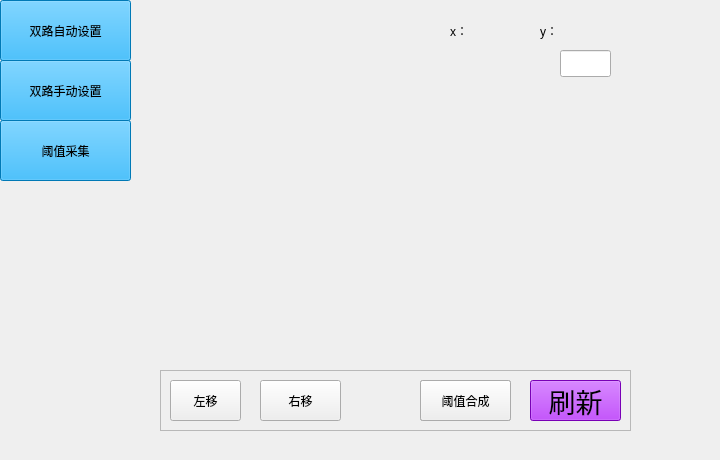
      <widget class="QWidget" name="tab_yuzhi">
       <attribute name="icon">
        <iconset resource="picture_.qrc">
         <normaloff>:/picture/key_yuzhi.png</normaloff>:/picture/key_yuzhi.png</iconset>
       </attribute>
       <attribute name="title">
        <string/>
       </attribute>
       <widget class="QWidget" name="widget_yuzhi" native="true">
        <property name="geometry">
         <rect>
          <x>0</x>
          <y>0</y>
          <width>711</width>
          <height>451</height>
         </rect>
        </property>
        <widget class="QToolButton" name="toolButton_yuzhi_doublauto">
         <property name="geometry">
          <rect>
           <x>0</x>
           <y>0</y>
           <width>131</width>
           <height>61</height>
          </rect>
         </property>
         <property name="styleSheet">
          <string notr="true">background-color: rgb(0, 170, 255);</string>
         </property>
         <property name="text">
          <string>双路自动设置</string>
         </property>
        </widget>
        <widget class="QToolButton" name="toolButton_yuzhi_doublhand">
         <property name="geometry">
          <rect>
           <x>0</x>
           <y>60</y>
           <width>131</width>
           <height>61</height>
          </rect>
         </property>
         <property name="styleSheet">
          <string notr="true">background-color: rgb(0, 170, 255);</string>
         </property>
         <property name="text">
          <string>双路手动设置</string>
         </property>
        </widget>
        <widget class="QToolButton" name="toolButton_yuzhi_collect">
         <property name="geometry">
          <rect>
           <x>0</x>
           <y>120</y>
           <width>131</width>
           <height>61</height>
          </rect>
         </property>
         <property name="styleSheet">
          <string notr="true">background-color: rgb(0, 170, 255);</string>
         </property>
         <property name="text">
          <string>阈值采集</string>
         </property>
        </widget>
        <widget class="QCustomPlot" name="widget_colletc" native="true">
         <property name="geometry">
          <rect>
           <x>140</x>
           <y>0</y>
           <width>511</width>
           <height>361</height>
          </rect>
         </property>
         <widget class="QLabel" name="label_x">
          <property name="geometry">
           <rect>
            <x>330</x>
            <y>20</y>
            <width>41</width>
            <height>17</height>
           </rect>
          </property>
          <property name="text">
           <string/>
          </property>
         </widget>
         <widget class="QLabel" name="label_y">
          <property name="geometry">
           <rect>
            <x>420</x>
            <y>20</y>
            <width>41</width>
            <height>17</height>
           </rect>
          </property>
          <property name="text">
           <string/>
          </property>
         </widget>
         <widget class="QLineEdit" name="lineEdit_yuzhi_handinput">
          <property name="geometry">
           <rect>
            <x>420</x>
            <y>50</y>
            <width>51</width>
            <height>27</height>
           </rect>
          </property>
          <property name="layoutDirection">
           <enum>Qt::RightToLeft</enum>
          </property>
         </widget>
         <widget class="QLabel" name="label_x_2">
          <property name="geometry">
           <rect>
            <x>310</x>
            <y>20</y>
            <width>21</width>
            <height>21</height>
           </rect>
          </property>
          <property name="text">
           <string>x：</string>
          </property>
         </widget>
         <widget class="QLabel" name="label_y_2">
          <property name="geometry">
           <rect>
            <x>400</x>
            <y>20</y>
            <width>21</width>
            <height>21</height>
           </rect>
          </property>
          <property name="text">
           <string>y：</string>
          </property>
         </widget>
        </widget>
        <widget class="QFrame" name="frame_7">
         <property name="geometry">
          <rect>
           <x>160</x>
           <y>370</y>
           <width>471</width>
           <height>61</height>
          </rect>
         </property>
         <property name="frameShape">
          <enum>QFrame::StyledPanel</enum>
         </property>
         <property name="frameShadow">
          <enum>QFrame::Raised</enum>
         </property>
         <widget class="QToolButton" name="toolButton_mov_left">
          <property name="geometry">
           <rect>
            <x>10</x>
            <y>10</y>
            <width>71</width>
            <height>41</height>
           </rect>
          </property>
          <property name="text">
           <string>左移</string>
          </property>
         </widget>
         <widget class="QToolButton" name="toolButton_mov_righ">
          <property name="geometry">
           <rect>
            <x>100</x>
            <y>10</y>
            <width>81</width>
            <height>41</height>
           </rect>
          </property>
          <property name="text">
           <string>右移</string>
          </property>
         </widget>
         <widget class="QToolButton" name="toolButton_setyuzhi_refresh">
          <property name="geometry">
           <rect>
            <x>370</x>
            <y>10</y>
            <width>91</width>
            <height>41</height>
           </rect>
          </property>
          <property name="font">
           <font>
            <pointsize>20</pointsize>
           </font>
          </property>
          <property name="styleSheet">
           <string notr="true">background-color: rgb(170, 0, 255);</string>
          </property>
          <property name="text">
           <string>刷新</string>
          </property>
         </widget>
         <widget class="QToolButton" name="toolButton_yuzhicollect">
          <property name="geometry">
           <rect>
            <x>260</x>
            <y>10</y>
            <width>91</width>
            <height>41</height>
           </rect>
          </property>
          <property name="text">
           <string>采集</string>
          </property>
         </widget>
         <widget class="QToolButton" name="toolButton_yuzhigengxin">
          <property name="geometry">
           <rect>
            <x>260</x>
            <y>10</y>
            <width>91</width>
            <height>41</height>
           </rect>
          </property>
          <property name="text">
           <string>阈值更新</string>
          </property>
         </widget>
         <widget class="QToolButton" name="toolButton_yuzhihecheng">
          <property name="geometry">
           <rect>
            <x>260</x>
            <y>10</y>
            <width>91</width>
            <height>41</height>
           </rect>
          </property>
          <property name="text">
           <string>阈值合成</string>
          </property>
         </widget>
        </widget>
       </widget>
      </widget>
